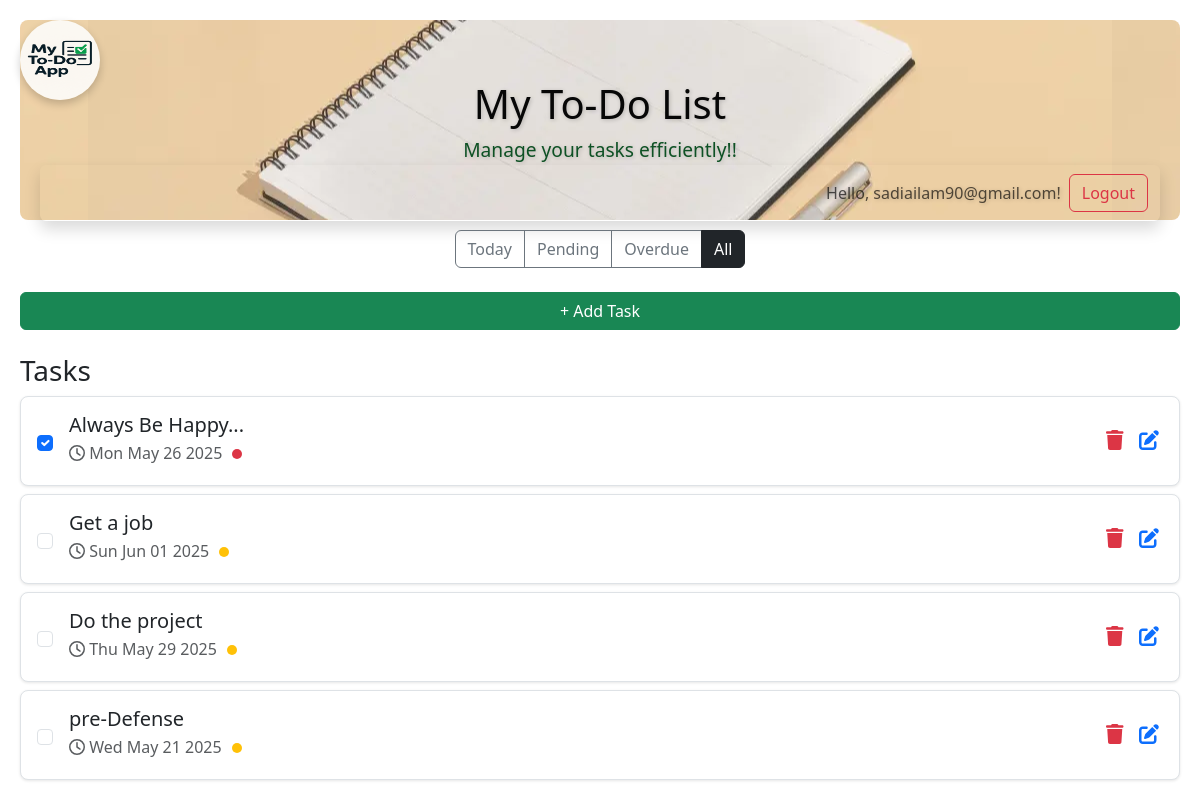
The app's page /tasks (signed in) with its own data.
### ToDoApp_app/models.py (models this page shows, shortened)
class Task(models.Model):
    user = models.ForeignKey(User, on_delete=models.CASCADE,default=None, null=True, blank=True)
    title = models.CharField(max_length=255)
    due_date = models.DateField(null=True, blank=True)
    completed = models.BooleanField(default=False)

### ToDoApp_app/views.py (the view)
# urls.py: path('tasks', views.task_list, name='task_list'),
@login_required
def task_list(request, filter_type=None):
    tasks = Task.objects.filter(user=request.user)
    if filter_type == 'today':
        tasks = tasks.filter(due_date=date.today(), completed=False)
    elif filter_type == 'pending':
        tasks = tasks.filter(completed=False, due_date__isnull=False, due_date__gt=date.today())
    elif filter_type == 'overdue':
        tasks = tasks.filter(completed=False, due_date__lt=date.today())
    return render(request, 'task_list.html', {'tasks': tasks, 'current_filter': filter_type})

### ToDoApp_app/templates/task_list.html (shortened to what this page needs)
{% extends 'base.html' %}
{% load static %}
{% block content %}
<div class="text-center mb-4">
    <div class="btn-group">
      <a href="{% url 'filtered_tasks' 'today' %}" class="btn {% if current_filter == 'today' %}btn-success{% else %}btn-outline-secondary{% endif %}">Today</a>
      <a href="{% url 'filtered_tasks' 'pending' %}" class="btn {% if current_filter == 'pending' %}btn-success{% else %}btn-outline-secondary{% endif %}">Pending</a>
      <a href="{% url 'filtered_tasks' 'overdue' %}" class="btn {% if current_filter == 'overdue' %}btn-success{% else %}btn-outline-secondary{% endif %}">Overdue</a>
      <a href="{% url 'task_list' %}" class="btn {% if not current_filter %}btn-dark{% else %}btn-outline-dark{% endif %}">All</a>
    </div>
</div>
<div class="text-end mb-3">
    <button type="button" class="btn btn-success" data-bs-toggle="modal" data-bs-target="#addTaskModal">
        + Add Task
    </button>
</div>
<h3 class="mt-4">Tasks</h3>
{% for task in tasks %}
    <div class="task-card task d-flex align-items-center justify-content-between p-3 mb-2 border" data-task-id="{{ task.id }}">
        <div class="d-flex align-items-center">
            <input type="checkbox" class="form-check-input me-3 complete-checkbox" {% if task.completed %}checked{% endif %}>
            <div class="task-details">
                <h5 class="mb-1">{{ task.title }}</h5>
                <p class="mb-1 text-muted">
                    <i class="far fa-clock"></i>
                    {% if task.due_date %}
                        {{ task.due_date|date:"D M d Y" }}
                    {% else %}
                        No due date
                    {% endif %}
                    <span class="badge-dot {% if task.completed %}badge-red{% else %}badge-yellow{% endif %}"></span>
                </p>
            </div>
        </div>
        <div class="d-flex gap-2">
            <a href="{% url 'delete_task' task.id %}" class="icon-btn" title="Delete">
                <i class="fas fa-trash text-danger"></i>
            </a>
            <a href="{% url 'update_task' task.id %}" class="icon-btn" title="Edit">
                <i class="fas fa-edit text-primary"></i>
            </a>
        </div>
    </div>
{% empty %}
    <p class="text-center text-muted">No tasks found.</p>
{% endfor %}
{% endblock %}

### ToDoApp_app/templates/base.html (shortened to what this page needs)
{% load static %}
<!DOCTYPE html>
<html lang="en">
<head>
    <link rel="stylesheet" href="{% static 'css/style.css' %}">
    <link href="https://cdn.jsdelivr.net/npm/bootstrap@5.3.3/dist/css/bootstrap.min.css" rel="stylesheet">
    <link rel="stylesheet" href="https://cdnjs.cloudflare.com/ajax/libs/font-awesome/6.4.0/css/all.min.css"
/>
</head>
<body class="full-height-body {% block body_class %}{% endblock %}">
    <div class="header">
        <h1 class="text-center">My To-Do List</h1>
        <p class="text-center">Manage your tasks efficiently!!</p>
        <a href="{% url 'task_list' %}" class="logo-link">
            <img src="{% static 'images/logo.PNG' %}" alt="Logo" class="logo-image" />
        </a>
        <nav class="navbar navbar-expand-lg navbar-light mb-4 shadow rounded ">
            <div class="container-fluid d-flex justify-content-between">
                {% if user.is_authenticated %}
                    <div class="d-flex align-items-center ms-auto">
                        <span class="navbar-text me-2">Hello, {{ user.username }}!</span>
                        <form action="{% url 'logout' %}" method="post" style="display: inline;">
                            <button type="submit" class="btn btn-outline-danger">Logout</button>
                        </form>
                    </div>
                {% else %}
                    <div class="d-flex ms-auto">
                        <a href="{% url 'login' %}" class="btn btn-outline-primary me-2">Login</a>
                        <a href="{% url 'register' %}" class="btn btn-outline-success">Register</a>
                    </div>
                {% endif %}
            </div>
        </nav>
    </div>
    <div class="page-container">
        {% block content %}{% endblock %}
    </div>
</body>
</html>

### ToDoApp_app/static/css/style.css (style rules this page uses)
body { font-family: Arial, sans-serif; background-color: #f8f9fa; padding: 20px; }
.header { margin-top: auto; background-image: url('../images/image.png'); background-position: center; padding: 60px 20px; border-radius: 8px; text-shadow: 1px 1px 4px rgba(0, 0, 0, 0.2); margin-bottom: 10px; width: 100%; height: 200px; display: flex; flex-direction: column; }
.header h1 { font-size: 2.5rem; margin-bottom: 0.5rem; color: #070707; }
.header p { font-size: 1.2rem; color: #0e5124; margin-bottom: 0; }
.logo-link { position: absolute; top: 20px; left: 20px; display: flex; align-items: center; text-decoration: none; }
.logo-image { height: 80px; width: 80px; border-radius: 50%; box-shadow: 0 4px 8px rgba(0, 0, 0, 0.2); transition: transform 0.2s; }
.task-card { background-color: #fff; box-shadow: 0 1px 3px rgba(0, 0, 0, 0.1); transition: all 0.2s ease-in-out; border-radius: 8px; }
.badge-dot { height: 10px; width: 10px; border-radius: 50%; display: inline-block; margin-left: 6px; }
.badge-yellow { background-color: #ffc107; }
.badge-red { background-color: #dc3545; }
.icon-btn { text-decoration: none; font-size: 1.25rem; padding: 0.25rem; transition: transform 0.2s; }
.text-primary { color: #007bff !important; }
.text-center { text-align: center; }
.btn-success { width: 100%; }

### records on screen
Task: completed "☑", title "Always Be Happy...", due_date "Mon May 26 2025"
Task: title "Get a job", due_date "Sun Jun 01 2025"
Task: title "Do the project", due_date "Thu May 29 2025"
Task: title "pre-Defense", due_date "Wed May 21 2025"

### other values on screen
{{ user.username }} "sadiailam90@gmail.com"
